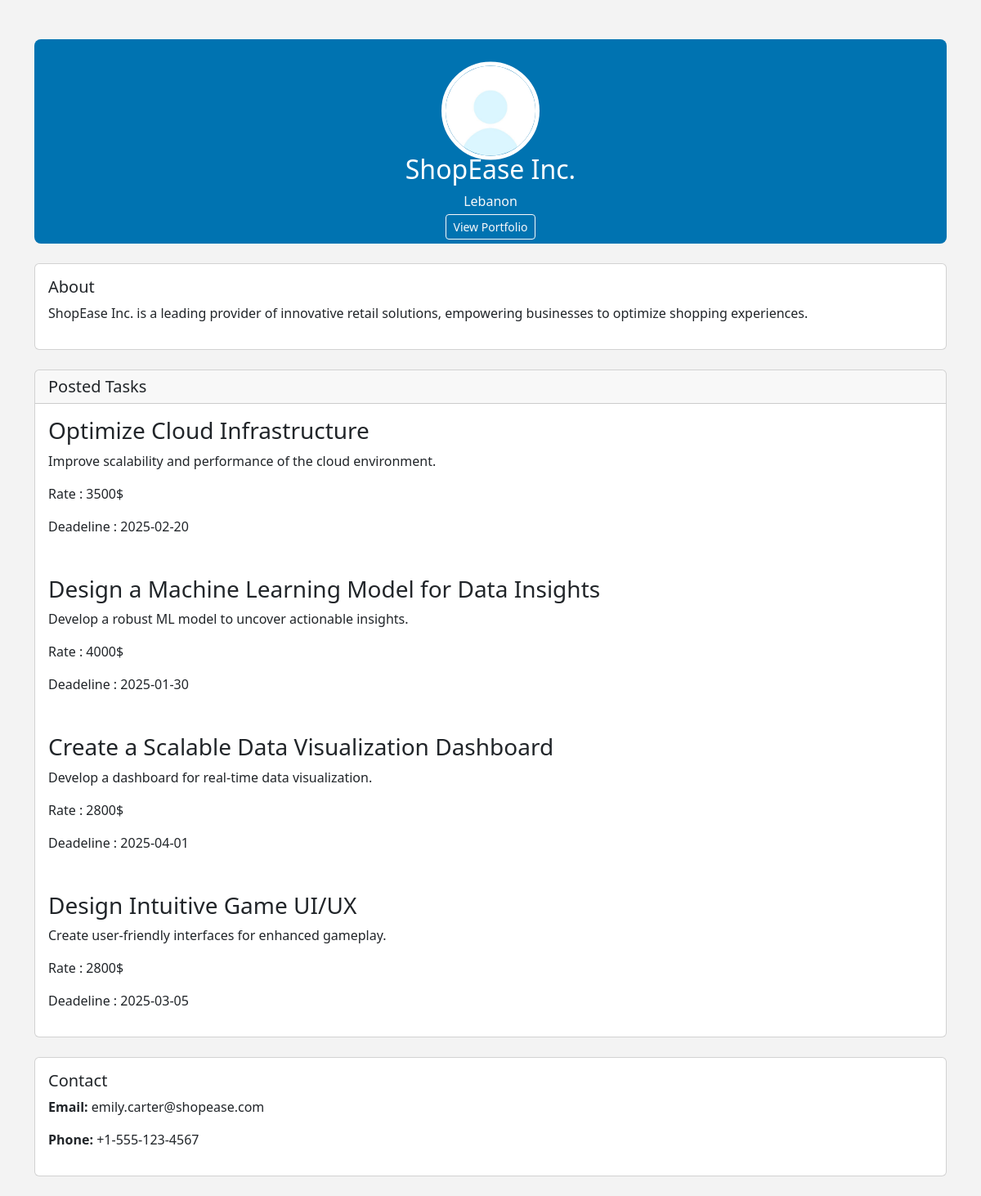
The app's page /profiles/orga/otherpro.php?proid=2 (signed in) with its own data.
### tables this page shows
CREATE TABLE user (
    id INT(11) AUTO_INCREMENT PRIMARY KEY,
    name VARCHAR(25) NOT NULL,
    username VARCHAR(30) NOT NULL,
    email VARCHAR(30) NOT NULL,
    phone VARCHAR(100) NOT NULL,
    password VARCHAR(200) NOT NULL,
    country VARCHAR(30) NOT NULL,
    role INT(11) NOT NULL,
    link VARCHAR(500) NOT NULL,
    description TEXT NOT NULL,
    profilepic  VARCHAR(100) DEFAULT 'default.jpg',
    FOREIGN KEY (role) REFERENCES role(id) ON DELETE CASCADE ON UPDATE CASCADE
);

CREATE TABLE task (
    id INT(11) AUTO_INCREMENT PRIMARY KEY,
    name VARCHAR(100) NOT NULL,
    description TEXT NOT NULL,
    rate INT(11) NOT NULL,
    category_id INT(11) NOT NULL,
    company_id INT(11) NOT NULL,
    deadline DATE NOT NULL,
    FOREIGN KEY (category_id) REFERENCES categories(id) ON DELETE CASCADE ON UPDATE CASCADE,
    FOREIGN KEY (company_id) REFERENCES user(id) ON DELETE CASCADE ON UPDATE CASCADE
);

### profiles/orga/otherpro.php (the view, shortened to what this page needs)
<link href="https://cdn.jsdelivr.net/npm/bootstrap@5.3.2/dist/css/bootstrap.min.css" rel="stylesheet">
<link rel="stylesheet" href="../otherprofile.css">
<?php
if ($_SESSION['isLoggedin'] == 1) {
    if (isset($_GET['proid']) && !empty($_GET['proid'])) {
        require_once '../../connection.php';
        $id = $_GET['proid'];
        $query = "SELECT `id`, `name`, `username`, `email`, `phone`, `password`, `country`, `role`, `link`, `description`, `profilepic` FROM `user` WHERE id= $id";
        $res = $conn->query($query);
        if ($res->num_rows != 1) {
            header('location:../home.php?id=' . $_SESSION['user_id']);
        } else {
            $row = $res->fetch_assoc();
        }
?>
        <div class="container mt-5">
            <div class="account-header position-relative" style="height: 250px;">
                <div class="position-absolute top-50 start-50 translate-middle text-center edit-section">
                    <label for="profilePictureInput">
                        <img src="../../images/<?= $row['profilepic']; ?>" alt="Profile Picture" class="account-picture" style="width: 120px; height: 120px; border-radius: 50%; object-fit: cover;">
                    </label>
                </div>
                <div class="text-center mt-5 pt-5">
                    <h2 class="mt-4" id="fullName"><?= $row['name']; ?></h2>
                    <p class="mb-1 text-light"><i class="bi bi-geo-alt"></i> <span id="country"><?= $row['country']; ?></span></p>
                    <a href="<?= $row['link']; ?>" id="portfolio" target="_blank" class="btn btn-outline-light btn-sm">View Portfolio</a>
                </div>
            </div>
            <div class="account-content mt-4">
                <div class="card mb-4">
                    <div class="card-body">
                        <h5 class="card-title">About</h5>
                        <p id="bio"><?= $row['description']; ?></p>
                    </div>
                </div>
                <div class="card mb-4">
                    <div class="card-header">
                        <h5 class="mb-0">Posted Tasks</h5>
                    </div>
                    <?php
                    $taskquery = "SELECT `name`, `description`, `rate`, `deadline` FROM `task` WHERE company_id = $id";
                    $tasks = $conn->query($taskquery);
                    while ($row0 = $tasks->fetch_assoc()) {
                        $title = $row0['name'];
                        $des = $row0['description'];
                        $rate = $row0['rate'];
                        $date = $row0['deadline'];
                        echo '<div class="card-body">';
                        echo '<div class="mb-3">';
                        echo '<h3 class="card-title">' . $title . '</h3>';
                        echo '<p class="card-text"> ' . $des . '</p>';
                        echo '<p class="card-text">Rate : ' . $rate . '$</p>';
                        echo '<p class="card-text">Deadeline : ' . $date . '</p>';
                        echo ' </div>';
                        echo ' </div>';
                    }
                    ?>
                </div>
                <div class="card mb-4">
                    <div class="card-body">
                        <h5 class="card-title">Contact</h5>
                        <p><strong>Email:</strong> <span id="email"><?= $row['email'] ?></span></p>
                        <p><strong>Phone:</strong> <span id="text"><?= $row['phone'] ?></span></p>
                    </div>
                </div>
            </div>
        </div>
<?php
    }
}

### profiles/otherprofile.css (style rules this page uses)
.account-header { background-color: #0073b1; color: white; padding: 20px; border-radius: 8px; }
.account-picture { width: 150px; height: 150px; object-fit: cover; border: 5px solid white; border-radius: 50%; margin-top: -75px; }
.account-content { margin-top: 100px; }

### records on screen
user: profilepic (placeholder picture), name "ShopEase Inc.", country "Lebanon", description "ShopEase Inc. is a leading provider of innovative retail solutions, empowering businesses to optimize shopping experiences.", email "emily.carter@shopease.com", phone "+1-555-123-4567"
task: name "Optimize Cloud Infrastructure", description "Improve scalability and performance of the cloud environment.", rate "3500", deadline "2025-02-20"
task: name "Design a Machine Learning Model for Data Insights", description "Develop a robust ML model to uncover actionable insights.", rate "4000", deadline "2025-01-30"
task: name "Create a Scalable Data Visualization Dashboard", description "Develop a dashboard for real-time data visualization.", rate "2800", deadline "2025-04-01"
task: name "Design Intuitive Game UI/UX", description "Create user-friendly interfaces for enhanced gameplay.", rate "2800", deadline "2025-03-05"
